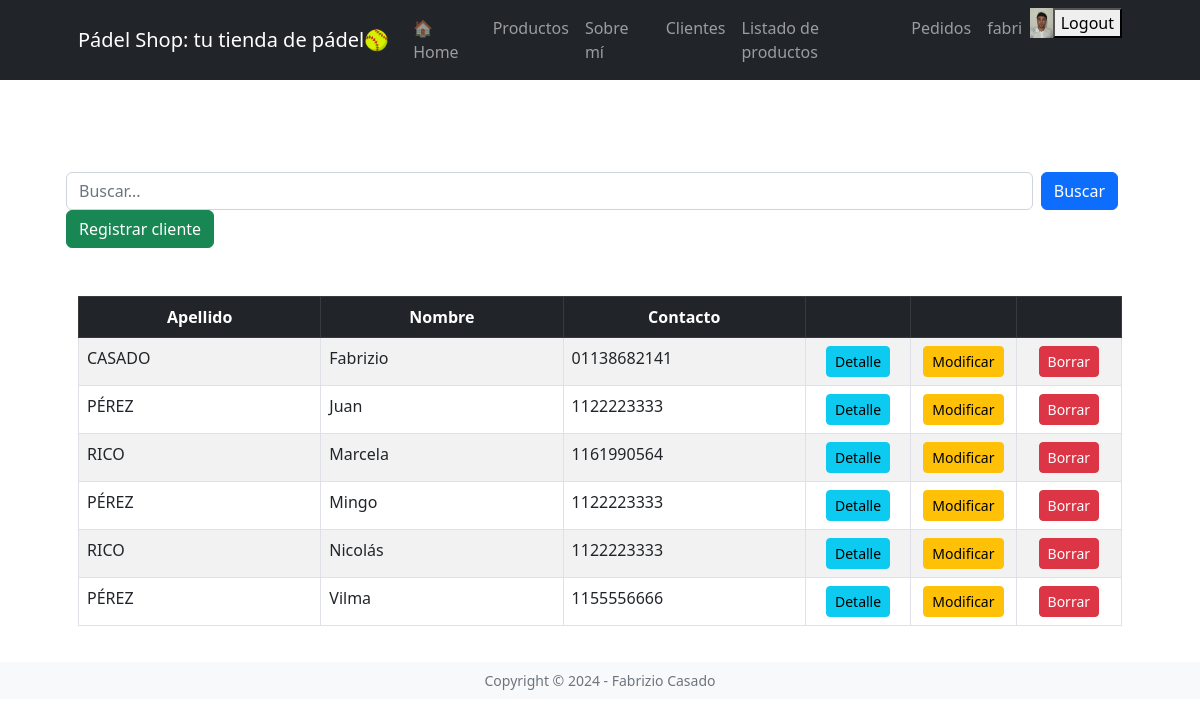
The app's page /clientes/list (signed in) with its own data.
### ventas/models.py (models this page shows, shortened)
class Vendedor(models.Model):
    usuario = models.OneToOneField(User, on_delete=models.CASCADE, related_name='vendedor')
    celular = models.CharField(max_length=50, blank=True, null=True)
    avatar = models.ImageField(upload_to='avatares', blank=True, null=True)
    class Meta:
        verbose_name = 'Vendedor'
        verbose_name_plural = 'Vendedores'

### clientes/models.py (models this page shows, shortened)
class Cliente(models.Model):
    nombre = models.CharField(max_length=50)
    apellido = models.CharField(max_length=50)
    nacimiento = models.DateField(null=True, blank=True)
    telefono = models.CharField(
        max_length=15,
        null = True,
        blank = False,
        validators=[
            RegexValidator(r'^\d{10,15}$', 'El número de teléfono debe contener solo números (entre 10 y 15 dígitos).')
        ]
    )
    email = models.CharField(max_length=100, null=True, blank=True,)
    pais_origen_id = models.ForeignKey(
        Pais, on_delete=models.SET_NULL, null=True, blank=True, verbose_name='País'
    )
    class Meta:
        verbose_name = 'Cliente'
        verbose_name_plural = 'Clientes'

### clientes/views.py (the view)
# urls.py: path('list', login_required(views.cliente_list), name='cliente_list'),
def cliente_list(request):
    q = request.GET.get('q')
    if q:
        query = Cliente.objects.filter(nombre__icontains=q)
    else:
        query = Cliente.objects.all()
    context = {'object_list': query}
    return render(request, 'clientes/cliente_list.html', context)

### clientes/templates/clientes/cliente_list.html (shortened to what this page needs)
{% extends 'core/base.html' %}
{% block main %}
<div class="container my-4">
        <form method="get" class="d-flex me-3">
            <input type="text" class="form-control me-2" name="q" placeholder="Buscar...">
            <button type="submit" class="btn btn-primary">Buscar</button>
        </form>
        <a href="{% url 'clientes:cliente_create' %}">
            <button class="btn btn-success">Registrar cliente</button>
        </a>
    </div>
    <div class="table-responsive mt-4">
        <table class="table table-bordered table-striped">
            <thead class="table-dark text-center">
                <tr>
                    <th style="width: 23%;">Apellido</th>
                    <th style="width: 23%;">Nombre</th>
                    <th style="width: 23%;">Contacto</th>
                    <th style="width: 10%;"></th>
                    <th style="width: 10%;"></th>
                    <th style="width: 10%;"></th>
                </tr>
            </thead>
            <tbody>
                {% for object in object_list %}
                    <tr>
                        <td>{{ object.apellido | upper }}</td>
                        <td>{{ object.nombre }}</td>
                        <td>{{ object.telefono}}</td>
                        <td class="text-center">
                            <a href="{% url 'clientes:cliente_detail' object.id %}" class="btn btn-info btn-sm">Detalle</a>
                        </td>
                        <td class="text-center">
                            <a href="{% url 'clientes:cliente_update' object.id %}" class="btn btn-warning btn-sm">Modificar</a>
                        </td>
                        <td class="text-center">
                            <a href="{% url 'clientes:cliente_delete' object.id %}" class="btn btn-danger btn-sm">Borrar</a>
                        </td>
                    </tr>
                {% empty %}
                    <tr>
                        <td colspan="6">No hay registros</td>
                    </tr>
                {% endfor %}
            </tbody>
        </table>
    </div>
</div>
{% endblock main %}

### core/templates/core/componentes/navbar.html (shortened to what this page needs)
{% load static %}
<nav class="navbar navbar-expand-lg navbar-dark bg-dark">
    <div class="container px-5">
        <a class="navbar-brand" href="{% url 'core:index' %}">Pádel Shop: tu tienda de pádel🥎</a>
        <div class="collapse navbar-collapse" id="navbarSupportedContent">
            <ul class="navbar-nav ms-auto mb-2 mb-lg-0">
                <li class="nav-item"><a class="nav-link" href="{% url 'core:index' %}">🏠Home</a></li>
                <li class="nav-item"><a class="nav-link" href="#productos">Productos</a></li>
                <li class="nav-item"><a class="nav-link" href="{% url 'core:aboutme' %}">Sobre mí</a></li>
                {% if user.is_authenticated %}
                <li class="nav-item"><a class="nav-link" href="{% url 'clientes:cliente_list' %}">Clientes</a></li>
                <li class="nav-item"><a class="nav-link" href="{% url 'productos:productocategoria_list' %}">Listado de productos</a></li>
                <li class="nav-item"><a class="nav-link" href="{% url 'productos:pedido_list' %}">Pedidos</a></li>
                <li class="nav-item"><a class="nav-link" href="{% url 'core:profile' %}">{{ user.username }}</a></li>
                    {% if user.vendedor.avatar %}
                    <img src="{{ user.vendedor.avatar.url }}"
                         alt="avatar"
                         style="height: 30px" />
                    {% else %}
                    <img src="{% static 'core/img/perfil.png' %}"
                         alt="avatar"
                         style="height: 30px" />
                    {% endif %}
                <form action="{% url 'core:logout' %}" method="post">
                    <button type="submit">Logout</button>
                </form>
                {% else %}
                <li class="nav-item"><a class="nav-link" href="{% url 'core:login' %}">Login</a></li>
                {% endif %}
            </ul>
        </div>
    </div>
</nav>

### records on screen
Cliente: apellido "CASADO", nombre "Fabrizio", telefono "01138682141"
Cliente: apellido "PÉREZ", nombre "Juan", telefono "1122223333"
Cliente: apellido "RICO", nombre "Marcela", telefono "1161990564"
Cliente: apellido "PÉREZ", nombre "Mingo", telefono "1122223333"
Cliente: apellido "RICO", nombre "Nicolás", telefono "1122223333"
Cliente: apellido "PÉREZ", nombre "Vilma", telefono "1155556666"

### other values on screen
{{ user.username }} "fabri"
